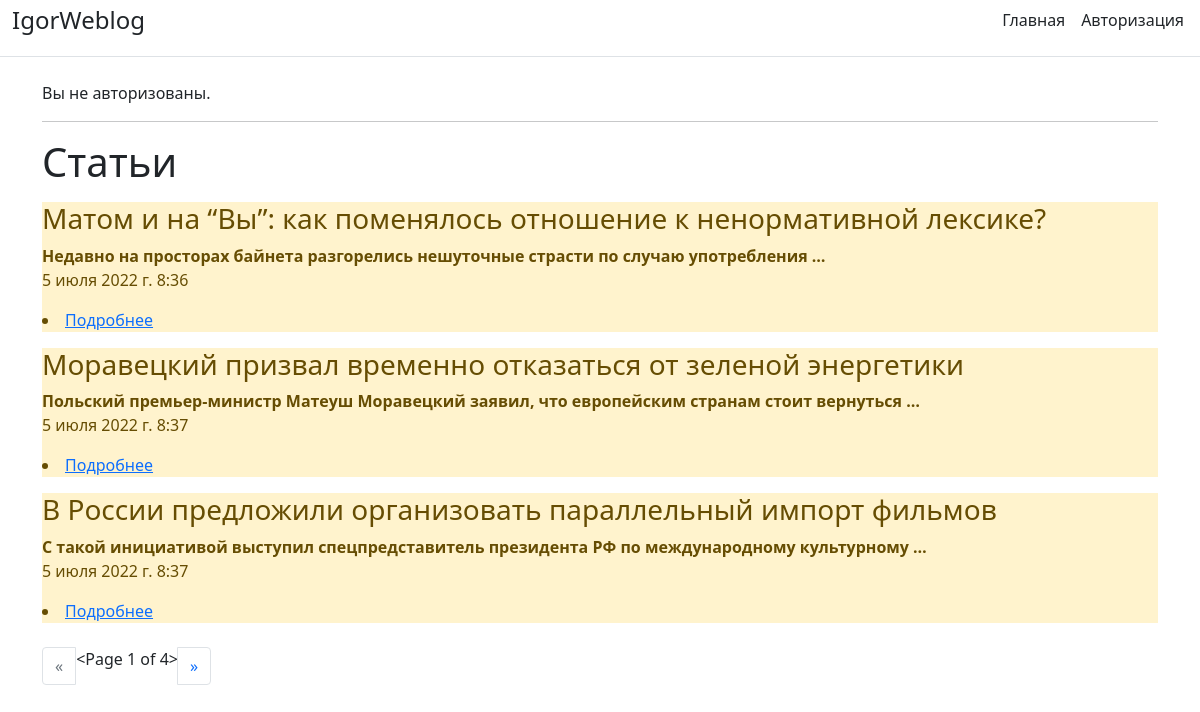
The page / on the database its author committed.
### Blog/models.py (models this page shows, shortened)
class Task(models.Model):
    title = models.CharField('Название', max_length=100)
    task = models.TextField('Текст')
    created_dt = models.DateTimeField('Дата', auto_now=True)
    publish = models.DateTimeField('Публикация', default=timezone.now)
    slug = models.SlugField('Ссылка', max_length=250, unique=True, null=False, blank=True, db_index=True)
    class Meta:
        verbose_name = 'Пост'
        verbose_name_plural = 'Посты'

### Blog/views.py (the view)
# urls.py: path('', views.index, name='index'),
def index(request):
    tasks = Task.objects.all().order_by('-id')
    if 'page' in request.GET:
        page = request.GET.get('page')
    else:
        page = 1
    paginator = Paginator(tasks, 3)
    try:
        tasks = paginator.page(page)
    except PageNotAnInteger:
        tasks = paginator.page(1)
    except EmptyPage:
        tasks = paginator.page(paginator.num_pages)
    page_number = request.GET.get('page')
    page_obj = paginator.get_page(page_number)
    context = {'title': 'Блог главная', 'tasks': tasks, 'page_obj': page_obj, 'page_number': page_number, 'page': page}
    return render(request, 'Blog/index.html', context)

### Blog/templates/Blog/index.html (shortened to what this page needs)
{% extends 'Blog/base.html' %}
{% block content %}
    <h1>Статьи</h1>
    {% if tasks %}
        {% for i in tasks %}
            <div class="alert-warning mt-3", class="container">
                <h3>{{ i.title }}</h3>
                <b>{{ i.task | truncatewords:10}}</b>
                <p>{{ i.created_dt }}</p>
                <li><a href="/article_detail/{{i.slug}}">Подробнее</a></li>
            </div>
        {% endfor %}
    {% else %}
                <p>У нас нет записей</p>
    {% endif %}
<br>
<nav id="pagination" class="col align-self-center" aria-label="Page navigation example">
    <ul class="pagination">
        {% if page_obj.has_previous %}
        <li class="page-item"><a class="page-link" href="?page={{ page_obj.previous_page_number }}">&laquo;</a></li>
        {% else %}
        <li class="page-item disabled"><span class="page-link" href="#" tabindex="-1" aria-disabled="true">&laquo;</span></li>
        {% endif %}
        <li>{{ page_obj }}</li>
        {% if page_obj.has_next %}
        <li class="page-item"><a class="page-link" href="?page={{ page_obj.next_page_number }}">&raquo;</a></li>
        {% else %}
        <li class="page-item disabled"><span class="page-link" href="#" tabindex="-1" aria-disabled="true">&raquo;</span></li>
        {% endif %}
        </ul>
</nav>
</div>
{% endblock %}

### rows shown on the page
Task: title "Матом и на “Вы”: как поменялось отношение к ненормативной лексике?", task "Недавно на просторах байнета разгорелись нешуточные страсти по случаю употребления …", created_dt "5 июля 2022 г. 8:36"
Task: title "Моравецкий призвал временно отказаться от зеленой энергетики", task "Польский премьер-министр Матеуш Моравецкий заявил, что европейским странам стоит вернуться …", created_dt "5 июля 2022 г. 8:37"
Task: title "В России предложили организовать параллельный импорт фильмов", task "С такой инициативой выступил спецпредставитель президента РФ по международному культурному …", created_dt "5 июля 2022 г. 8:37"

### other values the page prints
{{ page_obj }} "<Page 1 of 4>"
